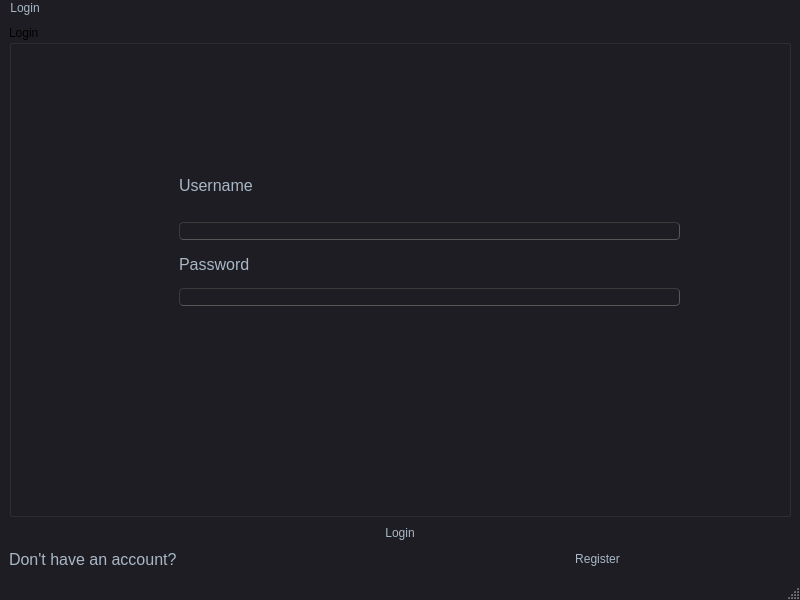
<?xml version="1.0" encoding="UTF-8"?>
<ui version="4.0">
 <class>LoginPage</class>
 <widget class="QMainWindow" name="LoginPage">
  <property name="enabled">
   <bool>true</bool>
  </property>
  <property name="geometry">
   <rect>
    <x>0</x>
    <y>0</y>
    <width>800</width>
    <height>600</height>
   </rect>
  </property>
  <property name="windowTitle">
   <string>LoginPage</string>
  </property>
  <property name="styleSheet">
   <string notr="true">/*
Material Dark Style Sheet for QT Applications
Author: Jaime A. Quiroga P.
Inspired on https://github.com/jxfwinter/qt-material-stylesheet
Company: GTRONICK
Last updated: 04/12/2018, 15:00.
Available at: https://github.com/GTRONICK/QSS/blob/master/MaterialDark.qss
*/
QMainWindow {
	background-color:#1e1d23;
}
QDialog {
	background-color:#1e1d23;
}
QColorDialog {
	background-color:#1e1d23;
}
QTextEdit {
	background-color:#1e1d23;
	color: #a9b7c6;
}
QPlainTextEdit {
	selection-background-color:#007b50;
	background-color:#1e1d23;
	border-style: solid;
	border-top-color: transparent;
	border-right-color: transparent;
	border-left-color: transparent;
	border-bottom-color: transparent;
	border-width: 1px;
	color: #a9b7c6;
}
QPushButton{
	border-style: solid;
	border-top-color: transparent;
	border-right-color: transparent;
	border-left-color: transparent;
	border-bottom-color: transparent;
	border-width: 1px;
	border-style: solid;
	color: #a9b7c6;
	padding: 2px;
	background-color: #1e1d23;
}
QPushButton::default{
	border-style: inset;
	border-top-color: transparent;
	border-right-color: transparent;
	border-left-color: transparent;
	border-bottom-color: #04b97f;
	border-width: 1px;
	color: #a9b7c6;
	padding: 2px;
	background-color: #1e1d23;
}
QToolButton {
	border-style: solid;
	border-top-color: transparent;
	border-right-color: transparent;
	border-left-color: transparent;
	border-bottom-color: #04b97f;
	border-bottom-width: 1px;
	border-style: solid;
	color: #a9b7c6;
	padding: 2px;
	background-color: #1e1d23;
}
QToolButton:hover{
	border-style: solid;
	border-top-color: transparent;
	border-right-color: transparent;
	border-left-color: transparent;
	border-bottom-color: #37efba;
	border-bottom-width: 2px;
	border-style: solid;
	color: #FFFFFF;
	padding-bottom: 1px;
	background-color: #1e1d23;
}
QPushButton:hover{
	border-style: solid;
	border-top-color: transparent;
	border-right-color: transparent;
	border-left-color: transparent;
	border-bottom-color: #37efba;
	border-bottom-width: 1px;
	border-style: solid;
	color: #FFFFFF;
	padding-bottom: 2px;
	background-color: #1e1d23;
}
QPushButton:pressed{
	border-style: solid;
	border-top-color: transparent;
	border-right-color: transparent;
	border-left-color: transparent;
	border-bottom-color: #37efba;
	border-bottom-width: 2px;
	border-style: solid;
	color: #37efba;
	padding-bottom: 1px;
	background-color: #1e1d23;
}
QPushButton:disabled{
	border-style: solid;
	border-top-color: transparent;
	border-right-color: transparent;
	border-left-color: transparent;
	border-bottom-color: #808086;
	border-bottom-width: 2px;
	border-style: solid;
	color: #808086;
	padding-bottom: 1px;
	background-color: #1e1d23;
}
QLineEdit {
	border-width: 1px; border-radius: 4px;
	border-color: rgb(58, 58, 58);
	border-style: inset;
	padding: 0 8px;
	color: #a9b7c6;
	background:#1e1d23;
	selection-background-color:#007b50;
	selection-color: #FFFFFF;
}
QLabel {
	color: #a9b7c6;
}
QLCDNumber {
	color: #37e6b4;
}
QProgressBar {
	text-align: center;
	color: rgb(240, 240, 240);
	border-width: 1px; 
	border-radius: 10px;
	border-color: rgb(58, 58, 58);
	border-style: inset;
	background-color:#1e1d23;
}
QProgressBar::chunk {
	background-color: #04b97f;
	border-radius: 5px;
}
QMenuBar {
	background-color: #1e1d23;
}
QMenuBar::item {
	color: #a9b7c6;
  	spacing: 3px;
  	padding: 1px 4px;
  	background: #1e1d23;
}

QMenuBar::item:selected {
  	background:#1e1d23;
	color: #FFFFFF;
}
QMenu::item:selected {
	border-style: solid;
	border-top-color: transparent;
	border-right-color: transparent;
	border-left-color: #04b97f;
	border-bottom-color: transparent;
	border-left-width: 2px;
	color: #FFFFFF;
	padding-left:15px;
	padding-top:4px;
	padding-bottom:4px;
	padding-right:7px;
	background-color: #1e1d23;
}
QMenu::item {
	border-style: solid;
	border-top-color: transparent;
	border-right-color: transparent;
	border-left-color: transparent;
	border-bottom-color: transparent;
	border-bottom-width: 1px;
	border-style: solid;
	color: #a9b7c6;
	padding-left:17px;
	padding-top:4px;
	padding-bottom:4px;
	padding-right:7px;
	background-color: #1e1d23;
}
QMenu{
	background-color:#1e1d23;
}
QTabWidget {
	color:rgb(0,0,0);
	background-color:#1e1d23;
}
QTabWidget::pane {
		border-color: rgb(77,77,77);
		background-color:#1e1d23;
		border-style: solid;
		border-width: 1px;
    	border-radius: 6px;
}
QTabBar::tab {
	border-style: solid;
	border-top-color: transparent;
	border-right-color: transparent;
	border-left-color: transparent;
	border-bottom-color: transparent;
	border-bottom-width: 1px;
	border-style: solid;
	color: #808086;
	padding: 3px;
	margin-left:3px;
	background-color: #1e1d23;
}
QTabBar::tab:selected, QTabBar::tab:last:selected, QTabBar::tab:hover {
  	border-style: solid;
	border-top-color: transparent;
	border-right-color: transparent;
	border-left-color: transparent;
	border-bottom-color: #04b97f;
	border-bottom-width: 2px;
	border-style: solid;
	color: #FFFFFF;
	padding-left: 3px;
	padding-bottom: 2px;
	margin-left:3px;
	background-color: #1e1d23;
}

QCheckBox {
	color: #a9b7c6;
	padding: 2px;
}
QCheckBox:disabled {
	color: #808086;
	padding: 2px;
}

QCheckBox:hover {
	border-radius:4px;
	border-style:solid;
	padding-left: 1px;
	padding-right: 1px;
	padding-bottom: 1px;
	padding-top: 1px;
	border-width:1px;
	border-color: rgb(87, 97, 106);
	background-color:#1e1d23;
}
QCheckBox::indicator:checked {

	height: 10px;
	width: 10px;
	border-style:solid;
	border-width: 1px;
	border-color: #04b97f;
	color: #a9b7c6;
	background-color: #04b97f;
}
QCheckBox::indicator:unchecked {

	height: 10px;
	width: 10px;
	border-style:solid;
	border-width: 1px;
	border-color: #04b97f;
	color: #a9b7c6;
	background-color: transparent;
}
QRadioButton {
	color: #a9b7c6;
	background-color: #1e1d23;
	padding: 1px;
}
QRadioButton::indicator:checked {
	height: 10px;
	width: 10px;
	border-style:solid;
	border-radius:5px;
	border-width: 1px;
	border-color: #04b97f;
	color: #a9b7c6;
	background-color: #04b97f;
}
QRadioButton::indicator:!checked {
	height: 10px;
	width: 10px;
	border-style:solid;
	border-radius:5px;
	border-width: 1px;
	border-color: #04b97f;
	color: #a9b7c6;
	background-color: transparent;
}
QStatusBar {
	color:#027f7f;
}
QSpinBox {
	color: #a9b7c6;	
	background-color: #1e1d23;
}
QDoubleSpinBox {
	color: #a9b7c6;	
	background-color: #1e1d23;
}
QTimeEdit {
	color: #a9b7c6;	
	background-color: #1e1d23;
}
QDateTimeEdit {
	color: #a9b7c6;	
	background-color: #1e1d23;
}
QDateEdit {
	color: #a9b7c6;	
	background-color: #1e1d23;
}
QComboBox {
	color: #a9b7c6;	
	background: #1e1d23;
}
QComboBox:editable {
	background: #1e1d23;
	color: #a9b7c6;
	selection-background-color: #1e1d23;
}
QComboBox QAbstractItemView {
	color: #a9b7c6;	
	background: #1e1d23;
	selection-color: #FFFFFF;
	selection-background-color: #1e1d23;
}
QComboBox:!editable:on, QComboBox::drop-down:editable:on {
	color: #a9b7c6;	
	background: #1e1d23;
}
QFontComboBox {
	color: #a9b7c6;	
	background-color: #1e1d23;
}
QToolBox {
	color: #a9b7c6;
	background-color: #1e1d23;
}
QToolBox::tab {
	color: #a9b7c6;
	background-color: #1e1d23;
}
QToolBox::tab:selected {
	color: #FFFFFF;
	background-color: #1e1d23;
}
QScrollArea {
	color: #FFFFFF;
	background-color: #1e1d23;
}
QSlider::groove:horizontal {
	height: 5px;
	background: #04b97f;
}
QSlider::groove:vertical {
	width: 5px;
	background: #04b97f;
}
QSlider::handle:horizontal {
	background: qlineargradient(x1:0, y1:0, x2:1, y2:1, stop:0 #b4b4b4, stop:1 #8f8f8f);
	border: 1px solid #5c5c5c;
	width: 14px;
	margin: -5px 0;
	border-radius: 7px;
}
QSlider::handle:vertical {
	background: qlineargradient(x1:1, y1:1, x2:0, y2:0, stop:0 #b4b4b4, stop:1 #8f8f8f);
	border: 1px solid #5c5c5c;
	height: 14px;
	margin: 0 -5px;
	border-radius: 7px;
}
QSlider::add-page:horizontal {
    background: white;
}
QSlider::add-page:vertical {
    background: white;
}
QSlider::sub-page:horizontal {
    background: #04b97f;
}
QSlider::sub-page:vertical {
    background: #04b97f;
}</string>
  </property>
  <widget class="QWidget" name="centralwidget">
   <layout class="QHBoxLayout" name="horizontalLayout_2">
    <item>
     <layout class="QVBoxLayout" name="verticalLayout_4">
      <item>
       <widget class="QGroupBox" name="groupBox">
        <property name="sizePolicy">
         <sizepolicy hsizetype="Preferred" vsizetype="Preferred">
          <horstretch>0</horstretch>
          <verstretch>0</verstretch>
         </sizepolicy>
        </property>
        <property name="minimumSize">
         <size>
          <width>0</width>
          <height>400</height>
         </size>
        </property>
        <property name="sizeIncrement">
         <size>
          <width>0</width>
          <height>0</height>
         </size>
        </property>
        <property name="baseSize">
         <size>
          <width>0</width>
          <height>0</height>
         </size>
        </property>
        <property name="styleSheet">
         <string notr="true">/*
Material Dark Style Sheet for QT Applications
Author: Jaime A. Quiroga P.
Inspired on https://github.com/jxfwinter/qt-material-stylesheet
Company: GTRONICK
Last updated: 04/12/2018, 15:00.
Available at: https://github.com/GTRONICK/QSS/blob/master/MaterialDark.qss
*/
QMainWindow {
	background-color:#1e1d23;
}
QDialog {
	background-color:#1e1d23;
}
QColorDialog {
	background-color:#1e1d23;
}
QTextEdit {
	background-color:#1e1d23;
	color: #a9b7c6;
}
QPlainTextEdit {
	selection-background-color:#007b50;
	background-color:#1e1d23;
	border-style: solid;
	border-top-color: transparent;
	border-right-color: transparent;
	border-left-color: transparent;
	border-bottom-color: transparent;
	border-width: 1px;
	color: #a9b7c6;
}
QPushButton{
	border-style: solid;
	border-top-color: transparent;
	border-right-color: transparent;
	border-left-color: transparent;
	border-bottom-color: transparent;
	border-width: 1px;
	border-style: solid;
	color: #a9b7c6;
	padding: 2px;
	background-color: #1e1d23;
}
QPushButton::default{
	border-style: inset;
	border-top-color: transparent;
	border-right-color: transparent;
	border-left-color: transparent;
	border-bottom-color: #04b97f;
	border-width: 1px;
	color: #a9b7c6;
	padding: 2px;
	background-color: #1e1d23;
}
QToolButton {
	border-style: solid;
	border-top-color: transparent;
	border-right-color: transparent;
	border-left-color: transparent;
	border-bottom-color: #04b97f;
	border-bottom-width: 1px;
	border-style: solid;
	color: #a9b7c6;
	padding: 2px;
	background-color: #1e1d23;
}
QToolButton:hover{
	border-style: solid;
	border-top-color: transparent;
	border-right-color: transparent;
	border-left-color: transparent;
	border-bottom-color: #37efba;
	border-bottom-width: 2px;
	border-style: solid;
	color: #FFFFFF;
	padding-bottom: 1px;
	background-color: #1e1d23;
}
QPushButton:hover{
	border-style: solid;
	border-top-color: transparent;
	border-right-color: transparent;
	border-left-color: transparent;
	border-bottom-color: #37efba;
	border-bottom-width: 1px;
	border-style: solid;
	color: #FFFFFF;
	padding-bottom: 2px;
	background-color: #1e1d23;
}
QPushButton:pressed{
	border-style: solid;
	border-top-color: transparent;
	border-right-color: transparent;
	border-left-color: transparent;
	border-bottom-color: #37efba;
	border-bottom-width: 2px;
	border-style: solid;
	color: #37efba;
	padding-bottom: 1px;
	background-color: #1e1d23;
}
QPushButton:disabled{
	border-style: solid;
	border-top-color: transparent;
	border-right-color: transparent;
	border-left-color: transparent;
	border-bottom-color: #808086;
	border-bottom-width: 2px;
	border-style: solid;
	color: #808086;
	padding-bottom: 1px;
	background-color: #1e1d23;
}
QLineEdit {
	border-width: 1px; border-radius: 4px;
	border-color: rgb(58, 58, 58);
	border-style: inset;
	padding: 0 8px;
	color: #a9b7c6;
	background:#1e1d23;
	selection-background-color:#007b50;
	selection-color: #FFFFFF;
}
QLabel {
	color: #a9b7c6;
}
QLCDNumber {
	color: #37e6b4;
}
QProgressBar {
	text-align: center;
	color: rgb(240, 240, 240);
	border-width: 1px; 
	border-radius: 10px;
	border-color: rgb(58, 58, 58);
	border-style: inset;
	background-color:#1e1d23;
}
QProgressBar::chunk {
	background-color: #04b97f;
	border-radius: 5px;
}
QMenuBar {
	background-color: #1e1d23;
}
QMenuBar::item {
	color: #a9b7c6;
  	spacing: 3px;
  	padding: 1px 4px;
  	background: #1e1d23;
}

QMenuBar::item:selected {
  	background:#1e1d23;
	color: #FFFFFF;
}
QMenu::item:selected {
	border-style: solid;
	border-top-color: transparent;
	border-right-color: transparent;
	border-left-color: #04b97f;
	border-bottom-color: transparent;
	border-left-width: 2px;
	color: #FFFFFF;
	padding-left:15px;
	padding-top:4px;
	padding-bottom:4px;
	padding-right:7px;
	background-color: #1e1d23;
}
QMenu::item {
	border-style: solid;
	border-top-color: transparent;
	border-right-color: transparent;
	border-left-color: transparent;
	border-bottom-color: transparent;
	border-bottom-width: 1px;
	border-style: solid;
	color: #a9b7c6;
	padding-left:17px;
	padding-top:4px;
	padding-bottom:4px;
	padding-right:7px;
	background-color: #1e1d23;
}
QMenu{
	background-color:#1e1d23;
}
QTabWidget {
	color:rgb(0,0,0);
	background-color:#1e1d23;
}
QTabWidget::pane {
		border-color: rgb(77,77,77);
		background-color:#1e1d23;
		border-style: solid;
		border-width: 1px;
    	border-radius: 6px;
}
QTabBar::tab {
	border-style: solid;
	border-top-color: transparent;
	border-right-color: transparent;
	border-left-color: transparent;
	border-bottom-color: transparent;
	border-bottom-width: 1px;
	border-style: solid;
	color: #808086;
	padding: 3px;
	margin-left:3px;
	background-color: #1e1d23;
}
QTabBar::tab:selected, QTabBar::tab:last:selected, QTabBar::tab:hover {
  	border-style: solid;
	border-top-color: transparent;
	border-right-color: transparent;
	border-left-color: transparent;
	border-bottom-color: #04b97f;
	border-bottom-width: 2px;
	border-style: solid;
	color: #FFFFFF;
	padding-left: 3px;
	padding-bottom: 2px;
	margin-left:3px;
	background-color: #1e1d23;
}

QCheckBox {
	color: #a9b7c6;
	padding: 2px;
}
QCheckBox:disabled {
	color: #808086;
	padding: 2px;
}

QCheckBox:hover {
	border-radius:4px;
	border-style:solid;
	padding-left: 1px;
	padding-right: 1px;
	padding-bottom: 1px;
	padding-top: 1px;
	border-width:1px;
	border-color: rgb(87, 97, 106);
	background-color:#1e1d23;
}
QCheckBox::indicator:checked {

	height: 10px;
	width: 10px;
	border-style:solid;
	border-width: 1px;
	border-color: #04b97f;
	color: #a9b7c6;
	background-color: #04b97f;
}
QCheckBox::indicator:unchecked {

	height: 10px;
	width: 10px;
	border-style:solid;
	border-width: 1px;
	border-color: #04b97f;
	color: #a9b7c6;
	background-color: transparent;
}
QRadioButton {
	color: #a9b7c6;
	background-color: #1e1d23;
	padding: 1px;
}
QRadioButton::indicator:checked {
	height: 10px;
	width: 10px;
	border-style:solid;
	border-radius:5px;
	border-width: 1px;
	border-color: #04b97f;
	color: #a9b7c6;
	background-color: #04b97f;
}
QRadioButton::indicator:!checked {
	height: 10px;
	width: 10px;
	border-style:solid;
	border-radius:5px;
	border-width: 1px;
	border-color: #04b97f;
	color: #a9b7c6;
	background-color: transparent;
}
QStatusBar {
	color:#027f7f;
}
QSpinBox {
	color: #a9b7c6;	
	background-color: #1e1d23;
}
QDoubleSpinBox {
	color: #a9b7c6;	
	background-color: #1e1d23;
}
QTimeEdit {
	color: #a9b7c6;	
	background-color: #1e1d23;
}
QDateTimeEdit {
	color: #a9b7c6;	
	background-color: #1e1d23;
}
QDateEdit {
	color: #a9b7c6;	
	background-color: #1e1d23;
}
QComboBox {
	color: #a9b7c6;	
	background: #1e1d23;
}
QComboBox:editable {
	background: #1e1d23;
	color: #a9b7c6;
	selection-background-color: #1e1d23;
}
QComboBox QAbstractItemView {
	color: #a9b7c6;	
	background: #1e1d23;
	selection-color: #FFFFFF;
	selection-background-color: #1e1d23;
}
QComboBox:!editable:on, QComboBox::drop-down:editable:on {
	color: #a9b7c6;	
	background: #1e1d23;
}
QFontComboBox {
	color: #a9b7c6;	
	background-color: #1e1d23;
}
QToolBox {
	color: #a9b7c6;
	background-color: #1e1d23;
}
QToolBox::tab {
	color: #a9b7c6;
	background-color: #1e1d23;
}
QToolBox::tab:selected {
	color: #FFFFFF;
	background-color: #1e1d23;
}
QScrollArea {
	color: #FFFFFF;
	background-color: #1e1d23;
}
QSlider::groove:horizontal {
	height: 5px;
	background: #04b97f;
}
QSlider::groove:vertical {
	width: 5px;
	background: #04b97f;
}
QSlider::handle:horizontal {
	background: qlineargradient(x1:0, y1:0, x2:1, y2:1, stop:0 #b4b4b4, stop:1 #8f8f8f);
	border: 1px solid #5c5c5c;
	width: 14px;
	margin: -5px 0;
	border-radius: 7px;
}
QSlider::handle:vertical {
	background: qlineargradient(x1:1, y1:1, x2:0, y2:0, stop:0 #b4b4b4, stop:1 #8f8f8f);
	border: 1px solid #5c5c5c;
	height: 14px;
	margin: 0 -5px;
	border-radius: 7px;
}
QSlider::add-page:horizontal {
    background: white;
}
QSlider::add-page:vertical {
    background: white;
}
QSlider::sub-page:horizontal {
    background: #04b97f;
}
QSlider::sub-page:vertical {
    background: #04b97f;
}</string>
        </property>
        <property name="title">
         <string>Login</string>
        </property>
        <property name="flat">
         <bool>false</bool>
        </property>
        <widget class="QWidget" name="layoutWidget">
         <property name="geometry">
          <rect>
           <x>170</x>
           <y>130</y>
           <width>501</width>
           <height>151</height>
          </rect>
         </property>
         <layout class="QVBoxLayout" name="verticalLayout_2">
          <item>
           <widget class="QLabel" name="usernameLabel">
            <property name="font">
             <font>
              <pointsize>12</pointsize>
              <bold>false</bold>
             </font>
            </property>
            <property name="text">
             <string>Username</string>
            </property>
           </widget>
          </item>
          <item>
           <widget class="QLineEdit" name="usernamLlineEdit"/>
          </item>
          <item>
           <layout class="QVBoxLayout" name="verticalLayout">
            <item>
             <widget class="QLabel" name="passwordLabel">
              <property name="font">
               <font>
                <pointsize>12</pointsize>
                <bold>false</bold>
               </font>
              </property>
              <property name="text">
               <string>Password</string>
              </property>
             </widget>
            </item>
            <item>
             <widget class="QLineEdit" name="passworLlineEdit">
              <property name="echoMode">
               <enum>QLineEdit::Password</enum>
              </property>
             </widget>
            </item>
           </layout>
          </item>
         </layout>
        </widget>
       </widget>
      </item>
      <item>
       <layout class="QVBoxLayout" name="verticalLayout_3">
        <item>
         <widget class="QPushButton" name="loginButton">
          <property name="text">
           <string>Login</string>
          </property>
         </widget>
        </item>
        <item>
         <layout class="QHBoxLayout" name="horizontalLayout">
          <property name="spacing">
           <number>7</number>
          </property>
          <property name="sizeConstraint">
           <enum>QLayout::SetDefaultConstraint</enum>
          </property>
          <property name="topMargin">
           <number>0</number>
          </property>
          <property name="bottomMargin">
           <number>0</number>
          </property>
          <item>
           <widget class="QLabel" name="label">
            <property name="font">
             <font>
              <pointsize>12</pointsize>
             </font>
            </property>
            <property name="text">
             <string>Don't have an account?</string>
            </property>
           </widget>
          </item>
          <item>
           <widget class="QPushButton" name="registerButton">
            <property name="enabled">
             <bool>true</bool>
            </property>
            <property name="text">
             <string>Register</string>
            </property>
           </widget>
          </item>
         </layout>
        </item>
       </layout>
      </item>
     </layout>
    </item>
   </layout>
  </widget>
  <widget class="QMenuBar" name="menubar">
   <property name="geometry">
    <rect>
     <x>0</x>
     <y>0</y>
     <width>800</width>
     <height>28</height>
    </rect>
   </property>
   <widget class="QMenu" name="menuLogin">
    <property name="title">
     <string>Login</string>
    </property>
   </widget>
   <addaction name="menuLogin"/>
  </widget>
  <widget class="QStatusBar" name="statusbar"/>
 </widget>
 <resources/>
 <connections/>
</ui>
